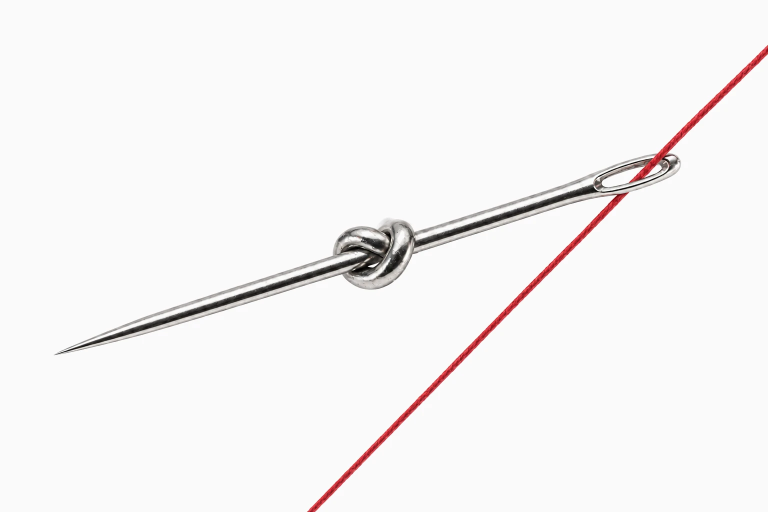
#> input picture assets/idyeah/needle-light.webp, 1536 x 1024 px, found by its file name (shown at 1/2 size); its folder holds 4 pictures in this run
$ python retouch_thread.py
#> lines starting #> are read from the running program, lines starting #| are printed output that depends on the picture; after the words box and inside, x2 and y2 are one past the last pixel; in counts of white or black regions, pixels touching at a corner belong together
#!/usr/bin/env python3
"""Retouch: give the hero needle-thread a subtle natural sag.

Method (photo-faithful, no synthetic stroke):
  1. Fit the straight thread centerline by chroma (coral is the only
     saturated hue in the frame).
  2. Find the eye crossing (solid metal near the line) -> protected zone,
     zero displacement there so metal/thread overlap is never touched.
  3. Inpaint the background beneath a feathered band around the thread
     (row-wise linear interpolation across the smooth gradient).
  4. Vertically warp the ORIGINAL thread band down by a smooth Hann-window
     sag per span (zero shift + zero slope at borders and at the eye), then
     composite over the inpainted background. Preserves the real twist
     texture and soft cross-section exactly.

Tuning: SAG_LONG / SAG_SHORT below (px of max sag at 1536px width; the
image displays at ~235px, so display sag = value * 0.153).
"""
import numpy as np
from PIL import Image

WT = "/Users/idyeah.studio/Documents/Business/idyeah.studio/Brand Identity/Website/website/.claude/worktrees/agent-a6aff0d4edacf40d3"

SAG_LONG = 20.0   # max sag (px) for the long span: bottom edge -> eye
SAG_SHORT = 2.5   # max sag (px) for the short span: eye -> right edge

CFG = {
    "needle-light": dict(bw=19.0, feather=5.0, metal_lum=(55, 235)),
    "needle-dark":  dict(bw=22.0, feather=5.0, metal_lum=(55, 999)),
}


def process(name, cfg, sag_long=SAG_LONG, sag_short=SAG_SHORT, out_suffix=""):
#> called with name = 'needle-light', sag_long = 20, sag_short = 2.5, out_suffix = ''
    src = f"{WT}/assets/idyeah/{name}.webp"
    img = Image.open(src).convert("RGB")
#> img is the input picture: PIL image 1536x1024 RGB; mean R, G, B 245.9, 244.3, 244.3
    a = np.asarray(img).astype(np.float64)
    H, W = a.shape[:2]
#> H = 1024; W = 1536
    R, G, B = a[..., 0], a[..., 1], a[..., 2]
    chroma = R - np.maximum(G, B)
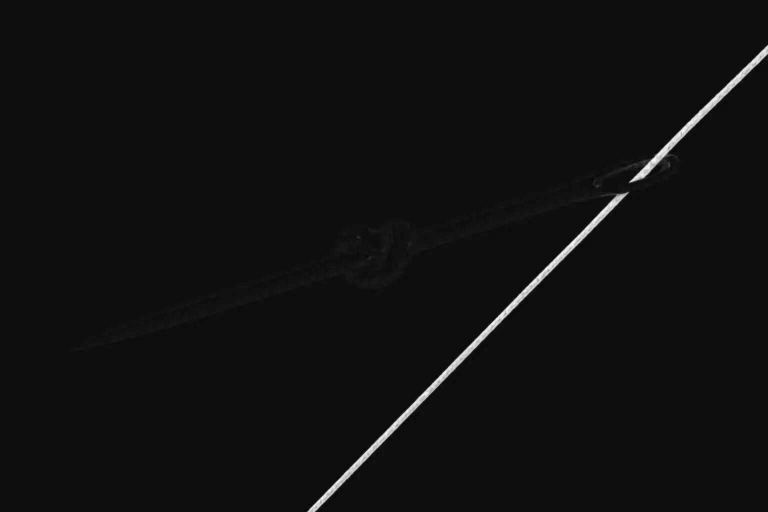
#> chroma: shape (1024, 1536) float64 (shown at 1/2 size); min -10, max 162, mean 1.5; drawn with min black and max white
    tmask = chroma > 40
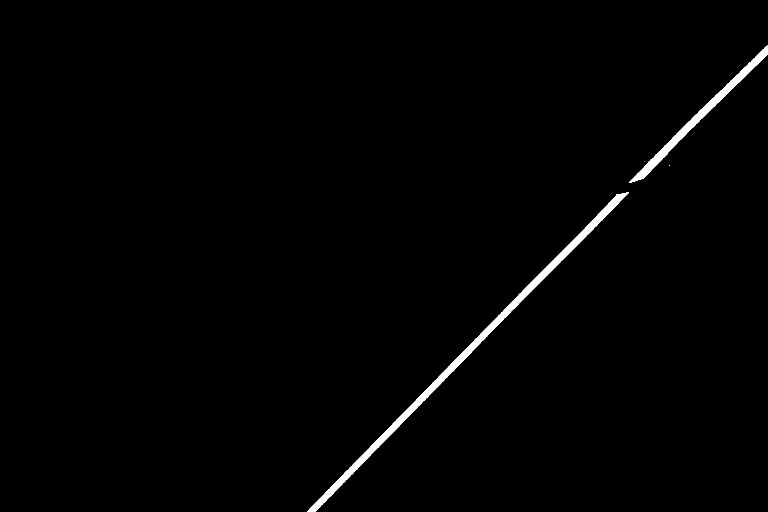
#> tmask: shape (1024, 1536) bool (shown at 1/2 size); 1.1% white; 4 white regions (2 under 20 px), largest, box (x1, y1, x2, y2) and area: (614, 384, 1258, 1024) 11705, (1258, 90, 1536, 366) 5403

    # --- centerline fit ---
    ys, xs = np.nonzero(tmask)
#> ys = 17111 values from 90 to 1023; xs = 17111 values, max 1535 at index 1, min 614 at index 17094, mean 1084.7
    x0t, x1t = xs.min(), xs.max()
#> x0t = 614; x1t = 1535
    cols_x, cols_y, cols_n = [], [], []
    for x in range(x0t, x1t + 1):
        yy = np.nonzero(tmask[:, x])[0]
        if len(yy):
            w = chroma[yy, x]
            cols_x.append(x); cols_y.append((yy * w).sum() / w.sum()); cols_n.append(len(yy))
#> this loop made 922 passes
#> (yy, w) on passes 1 to 6: ([1023], [63]), ([1022, 1023], [79, 99]), ([1021, 1022, 1023], [72, 110, 127]), ([1020, 1021, 1022, 1023], [73, 101, 128, 142]), ([1018, 1019, 1020, 1021, 1022, 1023], [47, 87, 111, 126, 135, 139]), ([1017, 1018, 1019, 1020, 1021, 1022, 1023], [64, 96, 119, 133, 138, 135, 134])
#> w on passes 10 to 11: [53, 105, 133, 144, 146, 137, 128, 121, 118, 115, 113], [57, 103, 131, 140, 133, 130, 126, 123, 116, 113, 114, 116]
#> after the loop, cols_n = 922 values, max 24 at index 682, min 1 at index 0, mean 18.56; cols_x = 922 values from 614 to 1535; cols_y = 922 values, max 1023 at index 0, min 98.82 at index 921, mean 561.3
    cols_x = np.array(cols_x); cols_y = np.array(cols_y); cols_n = np.array(cols_n, float)
    good = cols_n >= np.median(cols_n) * 0.6
    m, b = np.polyfit(cols_x[good], cols_y[good], 1)
#> m = -1.02; b = 1652.3

    # --- protected zone: solid metal within 45px of line ---
    mx = a.max(axis=2); mn = a.min(axis=2); lum = a.mean(axis=2)
    lo, hi = cfg["metal_lum"]
    metal = ((mx - mn) < 30) & (lum > lo) & (lum < hi)
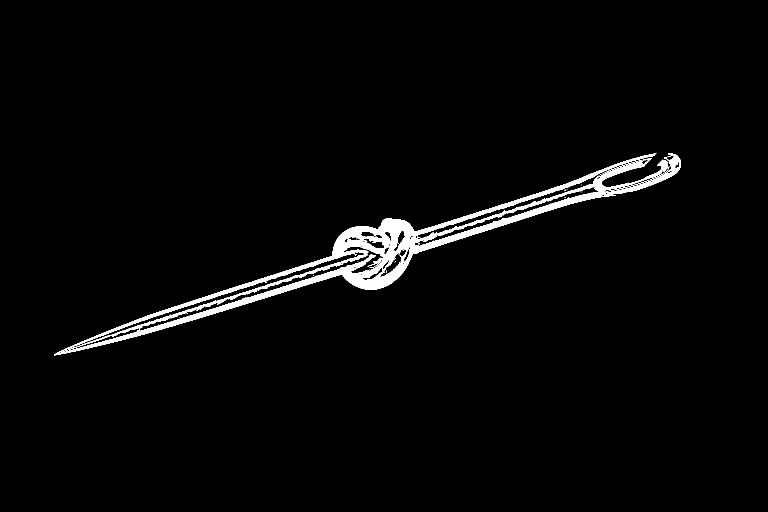
#> metal: shape (1024, 1536) bool (shown at 1/2 size); 2.5% white; 33 white regions (30 under 20 px), largest, box (x1, y1, x2, y2) and area: (108, 306, 1362, 711) 39660, (1218, 360, 1299, 382) 86, (1203, 320, 1285, 349) 84
    prot = []
    for x in range(x0t, x1t + 1):
        yline = m * x + b
        y_lo = max(0, int(yline - 45)); y_hi = min(H, int(yline + 46))
        if metal[y_lo:y_hi, x].sum() >= 5:
            prot.append(x)
#> this loop made 922 passes
#> (yline, y_lo, y_hi) on passes 1 to 3: (1028.9, 983, 1024), (1027.9, 982, 1024), (1026.9, 981, 1024)
#> after the loop, prot = 159 values from 1199 to 1357
    pz0, pz1 = min(prot) - 25, max(prot) + 25
#> pz0 = 1174; pz1 = 1382
    print(f"{name}: line y={m:.5f}x+{b:.2f}; thread x {x0t}-{x1t}; protected {pz0}-{pz1}")
#| needle-light: line y=-1.01526x+1652.30; thread x 614-1535; protected 1174-1382

    # --- displacement per column (downward positive) ---
    d = np.zeros(W)
#> d = 1536 values from 0 to 0
    xa0, xa1 = float(x0t), float(pz0)          # long span (lower left)
#> xa0 = 614; xa1 = 1174
    xb0, xb1 = float(pz1), float(x1t)          # short span (upper right)
#> xb0 = 1382; xb1 = 1535
    xs_all = np.arange(W, dtype=float)
#> xs_all = 1536 values from 0 to 1535
    ta = (xs_all - xa0) / (xa1 - xa0)
#> ta = 1536 values from -1.1 to 1.64
    in_a = (ta > 0) & (ta < 1)
    d[in_a] = sag_long * np.sin(np.pi * ta[in_a]) ** 2
    if xb1 > xb0 + 4:
        tb = (xs_all - xb0) / (xb1 - xb0)
#> tb = 1536 values from -9.03 to 1
        in_b = (tb > 0) & (tb < 1)
        d[in_b] = sag_short * np.sin(np.pi * tb[in_b]) ** 2

    bw, f = cfg["bw"], cfg["feather"]
    out = a.copy()

    # --- per-column: inpaint bg under band, then composite warped band ---
    # Precompute row-wise inpainting on a bg copy, restricted to processed cols.
    proc_cols = [x for x in range(x0t, x1t + 1) if not (pz0 <= x <= pz1)]
#> proc_cols = 713 values from 614 to 1535
    # replace mask: band around ORIGINAL line, plus room below for sag
    rep = np.zeros((H, W), bool)
    for x in proc_cols:
        yc = m * x + b
        y_lo = max(0, int(np.floor(yc - bw - 1)))
        y_hi = min(H, int(np.ceil(yc + bw + d[x] + 2)))
        rep[y_lo:y_hi, x] = True
#> this loop made 713 passes
#> (yc, y_lo, y_hi) on passes 1 to 3: (1028.9, 1008, 1024), (1027.9, 1007, 1024), (1026.9, 1006, 1024)
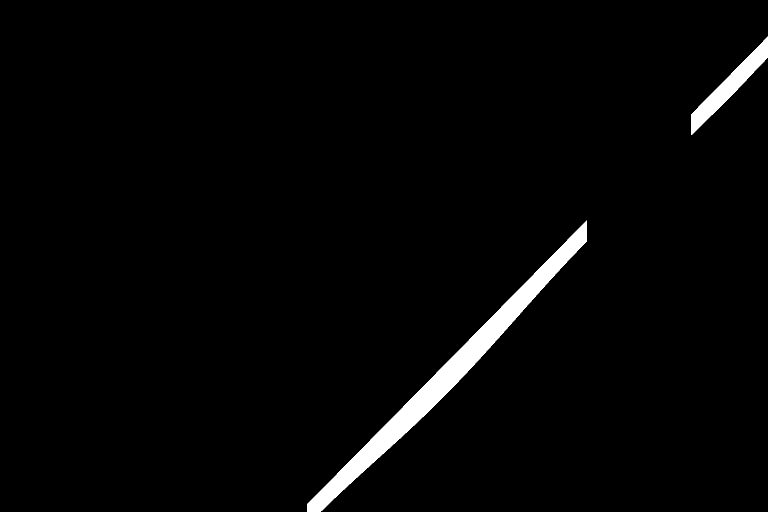
#> rep: shape (1024, 1536) bool (shown at 1/2 size); 2.2% white; 2 white regions, box (x1, y1, x2, y2) and area: (614, 441, 1174, 1024) 28761, (1383, 73, 1536, 270) 6624

    bg = a.copy()
    guard = 3
    # pixels unfit as interpolation sources: replaced band, any thread tint, metal
    badsrc = rep | (chroma > 12) | metal
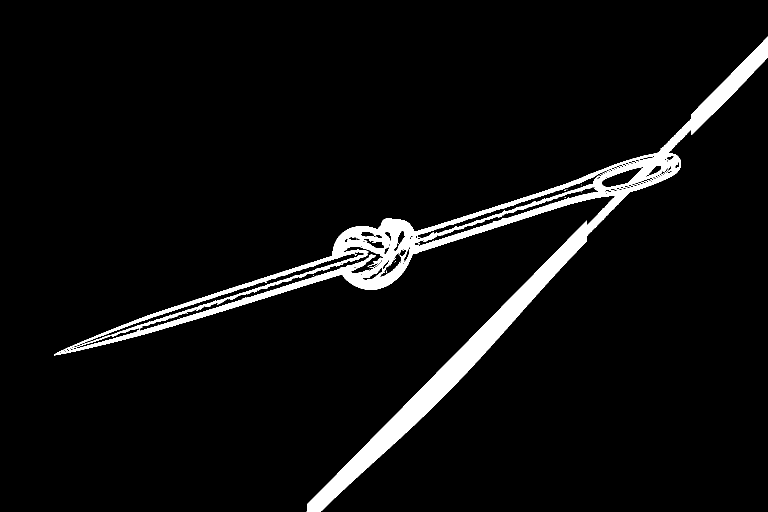
#> badsrc: shape (1024, 1536) bool (shown at 1/2 size); 5.1% white; 31 white regions (29 under 20 px), largest, box (x1, y1, x2, y2) and area: (108, 73, 1536, 1024) 79537, (1218, 360, 1299, 382) 86
    for y in range(H):
        row = rep[y]
        if not row.any():
            continue
        idx = np.nonzero(row)[0]
        # contiguous runs
        splits = np.nonzero(np.diff(idx) > 1)[0]
        starts = np.concatenate(([0], splits + 1))
        ends = np.concatenate((splits, [len(idx) - 1]))
        for s, e in zip(starts, ends):
            xl, xr = idx[s], idx[e]
            xl_s, xr_s = xl - guard, xr + guard
            for _ in range(40):                     # walk past unfit sources
                if xl_s < 0 or not badsrc[y, xl_s]:
                    break
                xl_s -= 1
            for _ in range(40):
                if xr_s >= W or not badsrc[y, xr_s]:
                    break
                xr_s += 1
            has_l = xl_s >= 0 and not badsrc[y, xl_s]
            has_r = xr_s < W and not badsrc[y, xr_s]
            if has_l and has_r:
                cl, cr = a[y, xl_s], a[y, xr_s]
                t = (np.arange(xl, xr + 1) - xl_s) / (xr_s - xl_s)
                bg[y, xl:xr + 1] = cl[None, :] * (1 - t[:, None]) + cr[None, :] * t[:, None]
            elif has_l:
                bg[y, xl:xr + 1] = a[y, xl_s]
            elif has_r:
                bg[y, xl:xr + 1] = a[y, xr_s]

    # feathered band alpha profile
    def band_alpha(dy):
        ad = np.abs(dy)
        aa = np.clip((bw - ad) / f, 0.0, 1.0)
        return aa * aa * (3 - 2 * aa)  # smoothstep

    for x in proc_cols:
        yc = m * x + b
        dx = d[x]
        y_lo = max(0, int(np.floor(yc - bw - 1)))          # cover old band top too
        y_hi = min(H, int(np.ceil(yc + bw + dx + 2)))
        yy = np.arange(y_lo, y_hi)
        src_y = yy - dx                     # sample original at shifted pos
        alpha = band_alpha(src_y - yc)
        # bilinear sample original column
        sy0 = np.clip(np.floor(src_y).astype(int), 0, H - 1)
        sy1 = np.clip(sy0 + 1, 0, H - 1)
        wgt = (src_y - np.floor(src_y))[:, None]
        col = a[sy0, x] * (1 - wgt) + a[sy1, x] * wgt
        out[y_lo:y_hi, x] = bg[y_lo:y_hi, x] * (1 - alpha[:, None]) + col * alpha[:, None]
#> this loop made 713 passes
#> (yc, dx, y_lo, y_hi) on passes 2 to 4: (1027.9, 0.000629, 1007, 1024), (1026.9, 0.00252, 1006, 1024), (1025.9, 0.00566, 1005, 1024)

    res = Image.fromarray(np.clip(np.round(out), 0, 255).astype(np.uint8))
    dst = f"{WT}/assets/idyeah/{name}{out_suffix}.webp"
    res.save(dst, lossless=True, quality=100, method=6)
    print(f"  saved {dst}")
    return dst


if __name__ == "__main__":
    for name, cfg in CFG.items():
        process(name, cfg)
#> pass 2 of the loop `for name, cfg in CFG.items():`:
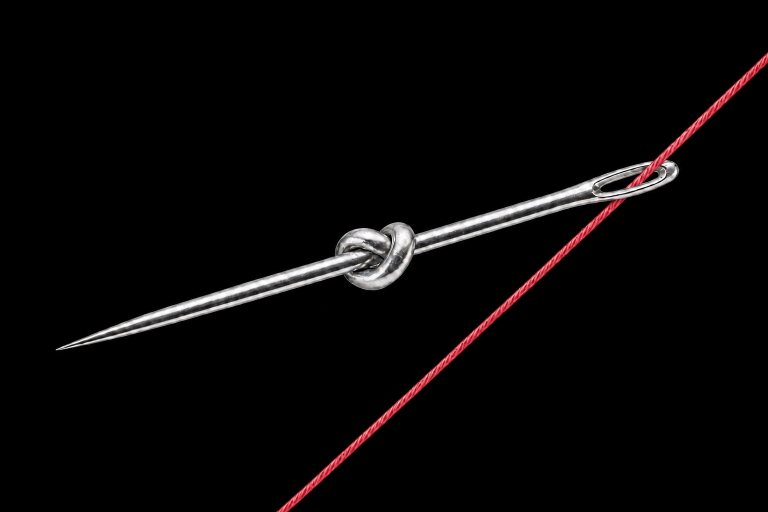
#> input picture assets/idyeah/needle-dark.webp, 1536 x 1024 px, found by its file name (shown at 1/2 size)
#> in process, img is the input picture: PIL image 1536x1024 RGB; mean R, G, B 8.2, 6.4, 6.5
#> in process (call 2), `tmask = chroma > 40`:
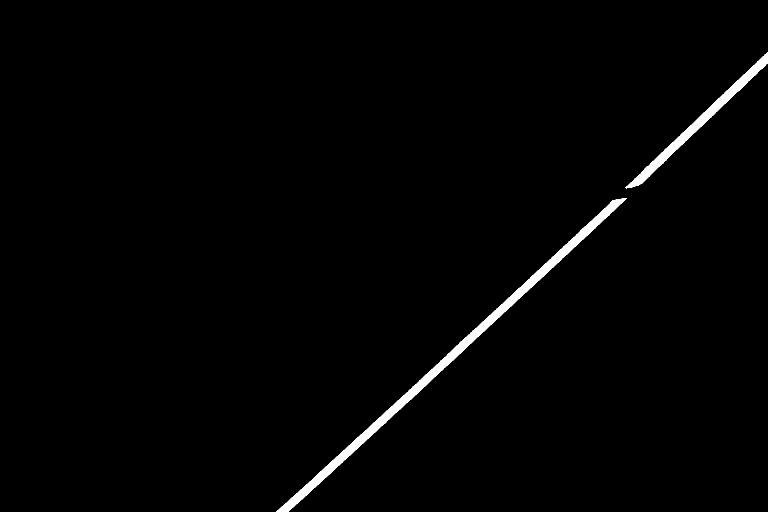
#> tmask: shape (1024, 1536) bool (shown at 1/2 size); 1.3% white; 2 white regions, box (x1, y1, x2, y2) and area: (552, 396, 1253, 1024) 14905, (1251, 104, 1536, 377) 6305
#> metal: shape (1024, 1536) bool; 3.1% white; 11 white regions (10 under 20 px), largest, box (x1, y1, x2, y2) and area: (111, 320, 1358, 701) 49211
#| needle-dark: line y=-0.93630x+1556.09; thread x 552-1535; protected 1159-1378
#> in process (call 2), `badsrc = rep | (chroma > 12) | metal`:
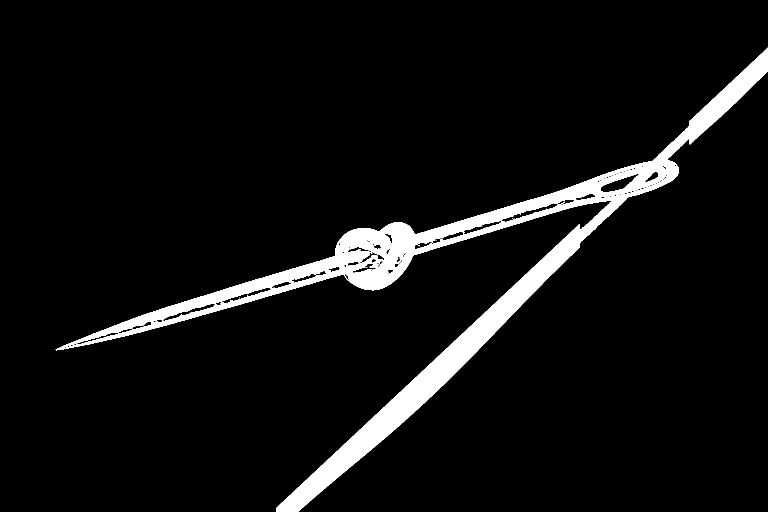
#> badsrc: shape (1024, 1536) bool (shown at 1/2 size); 6.1% white; 11 white regions (10 under 20 px), largest, box (x1, y1, x2, y2) and area: (111, 95, 1536, 1024) 96304
